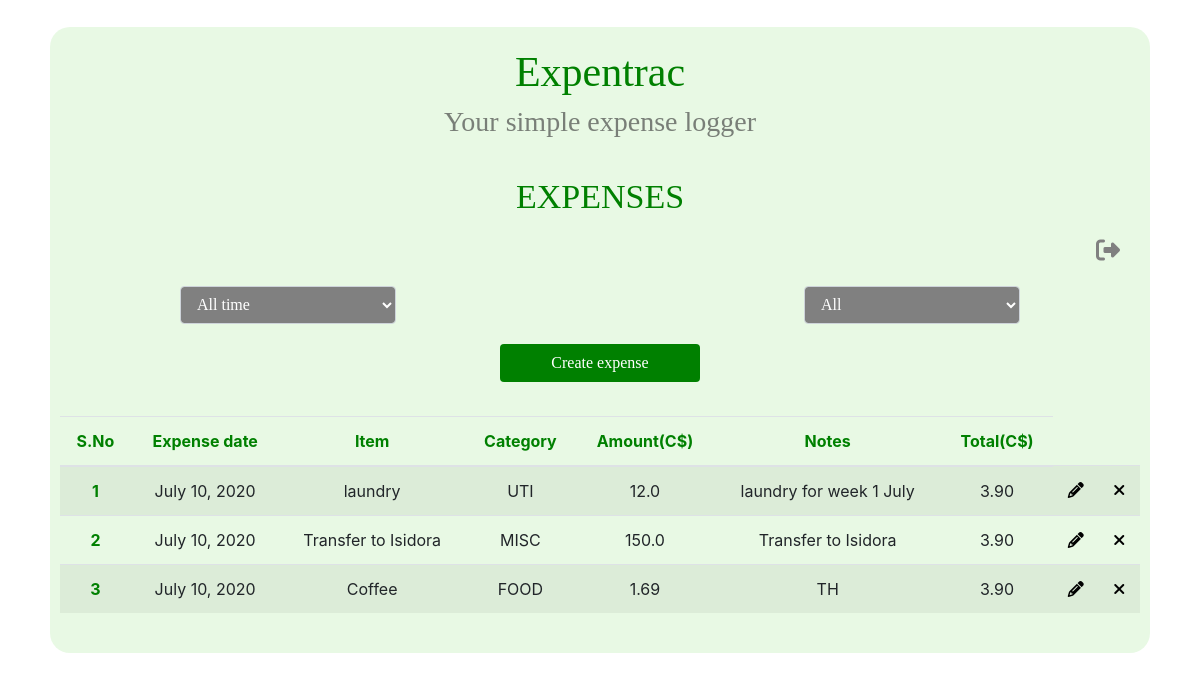
Before: /tracker/sandsouza with the older database file.
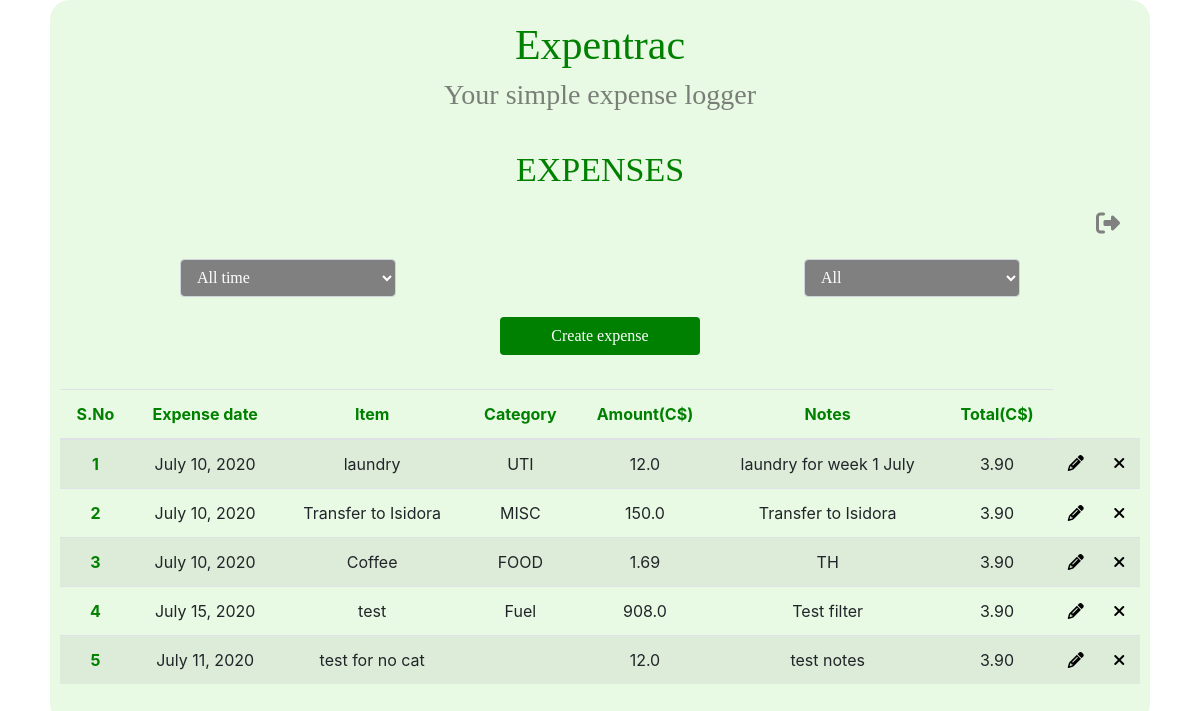
After: the same page with the newer database file.
### tracker/models.py (models this page shows, shortened)
class Expense(models.Model):
    user = models.ForeignKey(settings.AUTH_USER_MODEL, default=0, on_delete=models.CASCADE)
    CATEGORY_CHOICES = [
        ("Clothing", "Clothing"),
        ("Food", "Food"),
        ("Fuel", "Fuel"),
        ("Rent", "Rent"),
        ("Utilities", "Utilities"),
        ("Phone", "Phone"),
        ("Education", "Education"),
        ("Miscellaneous", "Miscellaneous"),
    ]
    date = models.DateField('Date of expense', blank=True, null=True)   # saved in format yyyy-mm-dd
    item = models.CharField(max_length=100, null=False, blank=False)
    category = models.CharField(max_length=20, choices=CATEGORY_CHOICES, null=True, blank=True)
    amount = models.FloatField(null=False, blank=False)
    notes = models.CharField(max_length=200, null=True, blank=True)

### tracker/views.py (the view)
# urls.py: path('tracker/<username>', views.tracker_page, name='tracker'),
def tracker_page(request, username):
    categories = [verb_cat for code, verb_cat in Expense.CATEGORY_CHOICES]
    data = Expense.objects.filter(user=User.objects.get(username=username))
    return shortcuts.render(request, 'tracker/trackerTable.html', {'categories': categories, 'object_list': data})

### tracker/templates/tracker/trackerTable.html (shortened to what this page needs)
{% extends "./base.html" %}
    {% block title %} EXPENSES {% endblock title %}
    {% block content %}
    <div class="logout"> <a href="/logout"><i class="fa fa-sign-out" aria-hidden="true" title="Logout" id="logout"></i> </a></div>
    <div class="filt_container">
        <div class="select-div month">
            <select id="month_filter" onchange="filt_function('month')" class='form-control'>
                <option style="background-color: green;color: white;">All time</option>
            </select>
        </div>
        <div class="select-div category">
            <select id="category_filter" onchange="filt_function('category')" class='form-control'>
                <option selected >All</option>
            </select>
        </div>
    </div>
    <button id="create-expense" class="btn" type="button" name="button">Create expense</button>
    <table id="table" class="table table-striped">
        <thead>
        <tr>
            <th scope="col">S.No</th>
            <th scope="col">Expense date</th>
            <th scope="col">Item</th>
            <th scope="col">Category</th>
            <th scope="col">Amount(C$)</th>
            <th scope="col">Notes</th>
            <th scope="col">Total(C$)</th>
        </tr>
      </thead>
      <tbody>
          {% for tracker in object_list %}
                <tr>
                    <th scope="row">{{ forloop.counter }}</th>
                    <td>{{ tracker.date }}</td>
                    <td>{{ tracker.item }}</td>
                    <td>{{ tracker.category }}</td>
                    <td>{{ tracker.amount }}</td>
                    <td>{{ tracker.notes }}</td>
                    <td>3.90</td>
                    <td> <a class="tracker_controls1" id="c"><i class="fa fa-pencil edit-expense" title="Edit"></i></a></td>
                    <td> <a class="tracker_controls2" id="d"><i class="fa fa-times del-expense" title="Delete"></i></a></td>
                </tr>
            {% endfor %}
      </tbody>
    </table>
    {% endblock content %}

### tracker/templates/tracker/base.html (shortened to what this page needs)
{% load static %}
<!DOCTYPE html>
<html lang="en" xmlns="http://www.w3.org/1999/html">
<head>
    {% load bootstrap4 %}
    {% bootstrap_css %}
    <link rel = "stylesheet" type="text/css" href="../static/tracker/style.css">
</head>
<body>
    <div class="main_div">
        <div class="main_sec">
            <div class="logo_div">
                <h1> Expentrac </h1>
                <h4> Your simple expense logger </h4>
            </div>
            <div class="work_space">
                <p class="page_title"> {% block title %}  {% endblock title %} </p>
                {% block content %} {% endblock content %}
            </div>
        </div>
    </div>
</body>
</html>

### tracker/static/tracker/style.css (style rules this page uses)
.main_div { height: 85%; width: 100%; align-items: center; box-sizing: border-box; position: absolute; flex-direction: column; display: flex; }
.main_sec { background-color: rgba(185, 237, 171, 0.327); border-radius: 20px; margin: auto; width: 1100px; height: auto; display: block; text-align: center; align-content: center; position: relative; padding: 20px 10px 24px; }
.logo_div { text-align: center; }
.logo_div h1 { color: green; font-size: 42px; font-family: "Comic Sans MS"; }
.logo_div h4 { color: rgba(61, 61, 61, 0.65); font-size: 28px; font-family: "Comic Sans MS"; }
.work_space p.page_title { color: green; font-size: 34px; font-family: "Bradley Hand"; }
button { border : none; border-radius: 10px; text-align: center; width: 10%; color: white; padding: 10px 15px; margin: 10px 5px; box-sizing: border-box; background-color: green; font-weight: bold; cursor: pointer; }
i#logout { color: gray; float: right; margin: 0 20px; font-size: 24px; }
div.filt_container { position: relative; }
.select-div { position: relative; width: 20%; font-family: "Comic Sans MS"; border-radius: 20px; }
.form-control { color: white; background-color: gray; font-size: 16px; font-family: "Comic Sans MS"; }
.month { float: left; margin-left: 120px; }
.category { float: right; margin-right: 120px; }
table th { color: green; }
a { color: black; }
button#create-expense { background-color: green; font-family: "Comic Sans MS"; color: white; width: 200px; }
i { cursor : pointer; }

Changed rows visible on the page:
added Expense: date "July 15, 2020", item "test", category "Fuel", amount "908.0", notes "Test filter"
added Expense: date "July 11, 2020", item "test for no cat", amount "12.0", notes "test notes"
